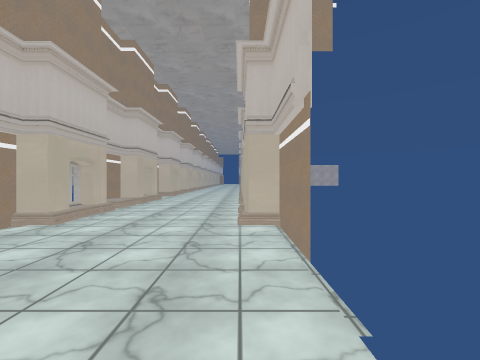
view 1 (above)

24 first-person views from a walk through a Unity game level. The camera is 1.5 m above the floor, looks level and sees 90° across. The floor is counted in squares, 2 m on a side. Each view is taken from the middle of a square. On the plan, view 1 faces up. The plan holds only what a view shows up to about 9 squares ahead; the rest is blank. The place goes on beyond the plan. The player is left out. Door leaves are left out, so doorways stand open. Some surface patterns are stand-ins.

view 2
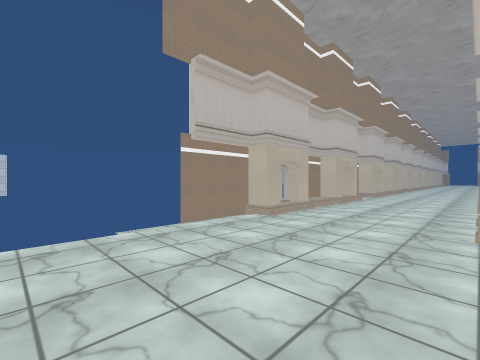

view 3
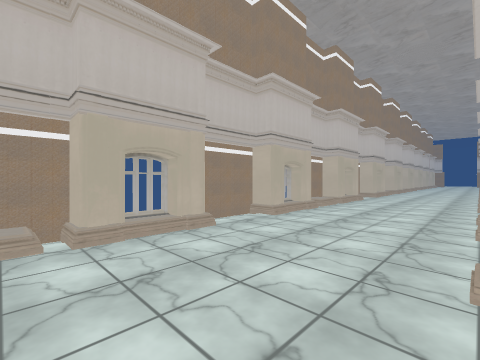

view 4
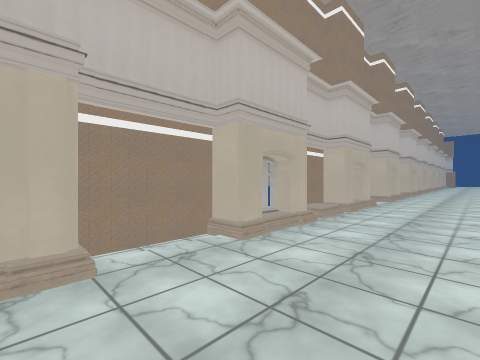

view 5
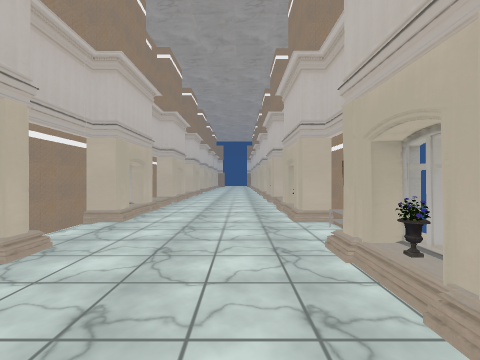

view 6
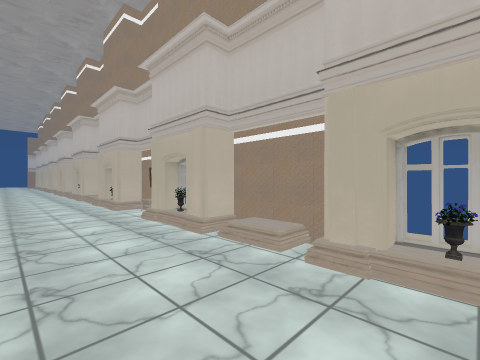

view 7
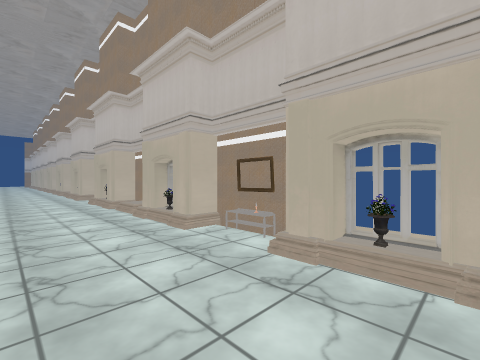

view 8
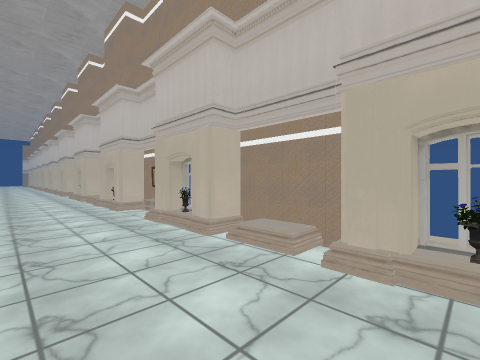

view 9
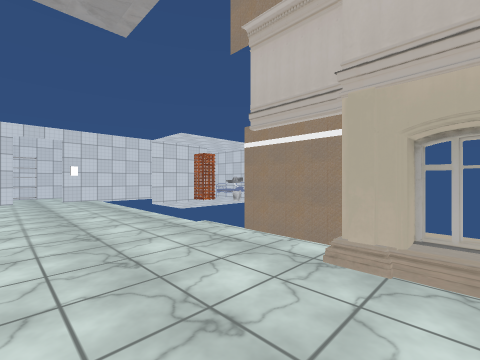

view 10
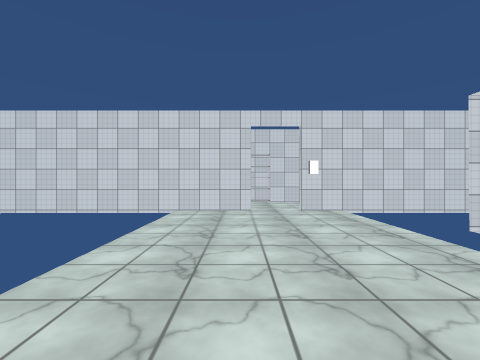

view 11
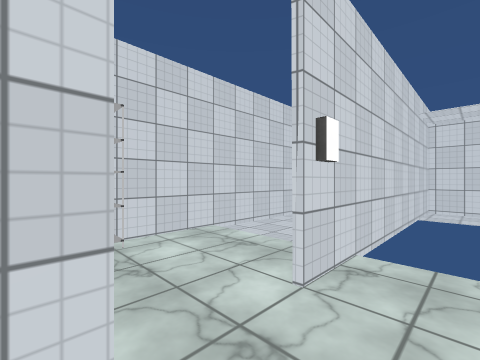

view 12
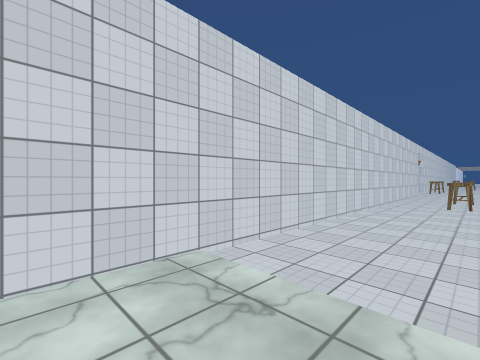

view 13
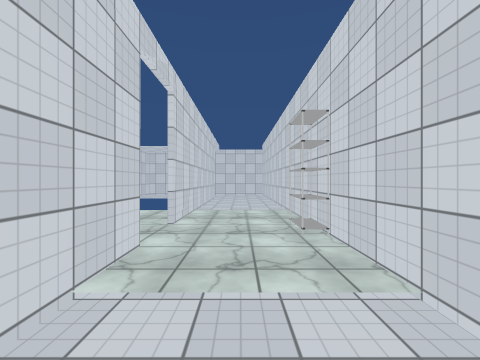

view 14
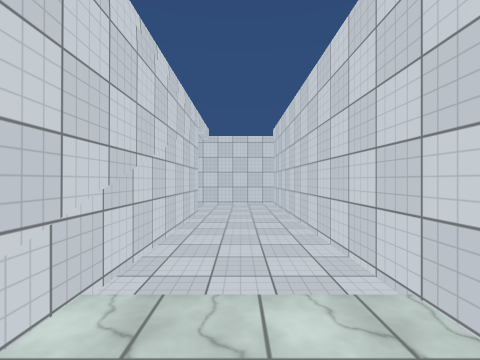

view 15
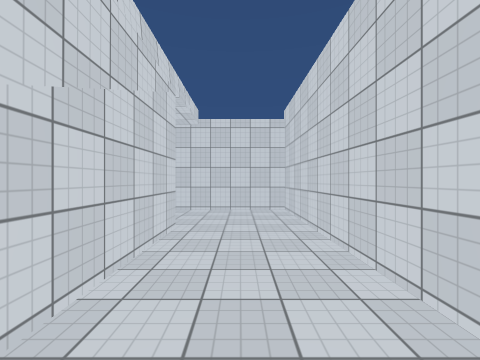

view 16
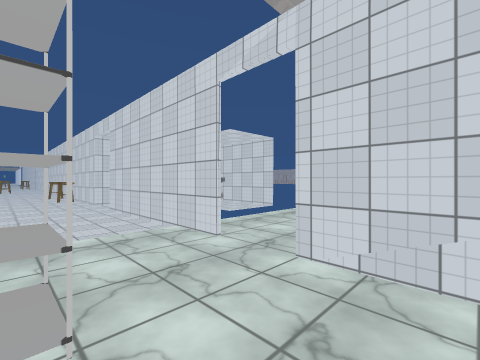

view 17
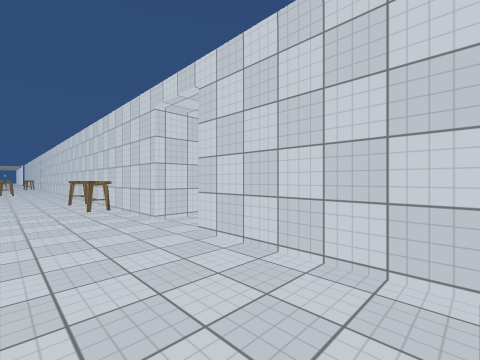

view 18
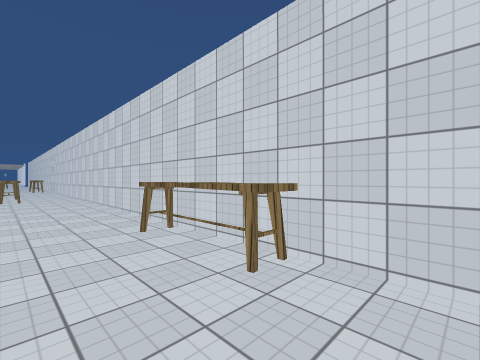

view 19
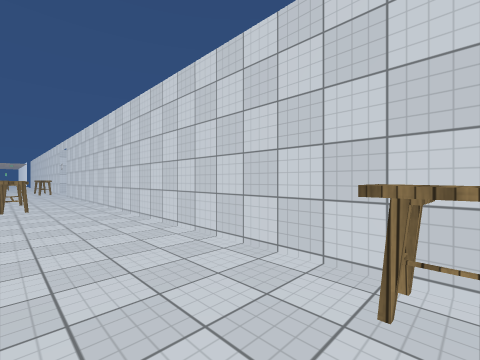

view 20
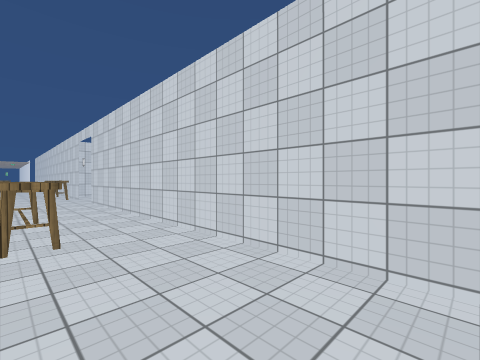

view 21
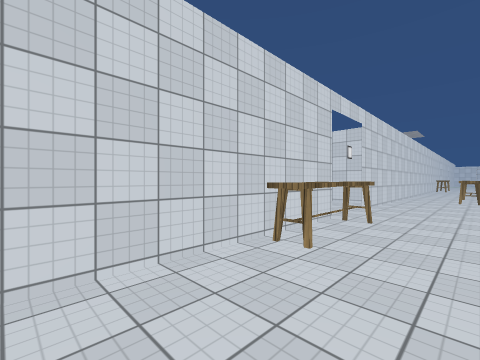

view 22
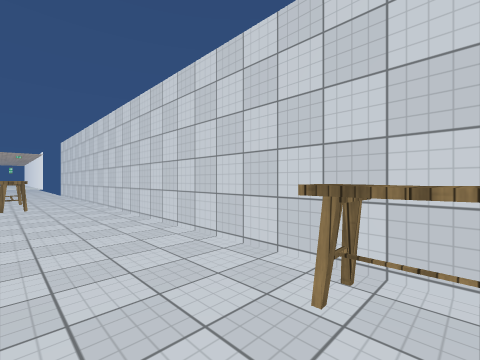

view 23
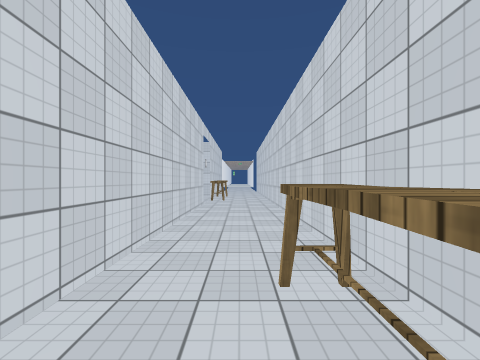

view 24
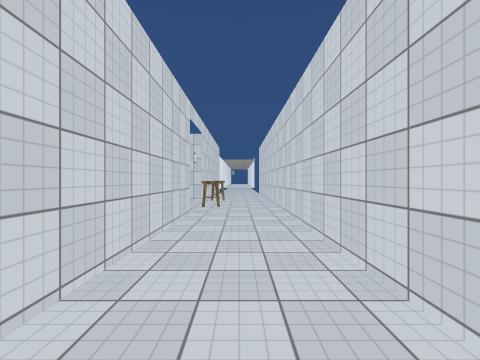

### Floor plan
Key: @ floor where view 1 was taken; # wall or solid block; x gap in a wall; . main floor; - floor 0.25 m lower than the main floor; / step, stairs or slope; S shelf; B bench; O other object.
Columns run from 36 left of view 1 to 7 right of it. Each row starts with its distance up from view 1.
 24                                   ..
 23                                 x/..
 22                                 #/../#
 21                                 #/../
 20                                 #/..#
 19                                 x/..#
 18                                 #....O
 17                                 #....O
 16                                 x...O#
 15                                 #...##
 14                                 #.../#
 13                                 #.../#
 12                                 #...O#
 11                                 #....#
 10                                 #...O#
  9                                 #...O#
  8                                 #...##
  7                                 #....#
  6                                 #....#
  5                                 x...O#
  4                                 #.../#
  3                                 #....#
  2                                  ....
  1                                  ....
  0                                  ...@
 -1                                 #....
 -2                                 #....
 -3              #                  #....
 -4            .-##                  ....      #
 -5 ########BB##############BB########.#########
 -6 ...........................................#
 -7 B..............#B#................S........#
 -8   #######              ########### #########

Where each view was taken, in squares from view 1:
view 1: 0 up, 0 right, facing up
view 2: 0 up, 0 right, facing up-left
view 3: 7 up, 0 right, facing up-left
view 4: 9 up, 1 left, facing up-left
view 5: 14 up, 1 left, facing up
view 6: 12 up, 2 left, facing up-right
view 7: 8 up, 2 left, facing up-right
view 8: 5 up, 2 left, facing up-right
view 9: 5 up, 1 left, facing down-left
view 10: 1 up, 1 left, facing down
view 11: 4 down, 1 left, facing down-left
view 12: 5 down, 2 left, facing down-left
view 13: 6 down, 5 left, facing right
view 14: 6 down, 1 left, facing right
view 15: 6 down, 1 right, facing right
view 16: 7 down, 0 right, facing up-left
view 17: 7 down, 4 left, facing up-left
view 18: 7 down, 9 left, facing up-left
view 19: 7 down, 12 left, facing up-left
view 20: 7 down, 16 left, facing up-left
view 21: 7 down, 31 left, facing up-right
view 22: 7 down, 28 left, facing up-left
view 23: 6 down, 27 left, facing left
view 24: 6 down, 29 left, facing left
